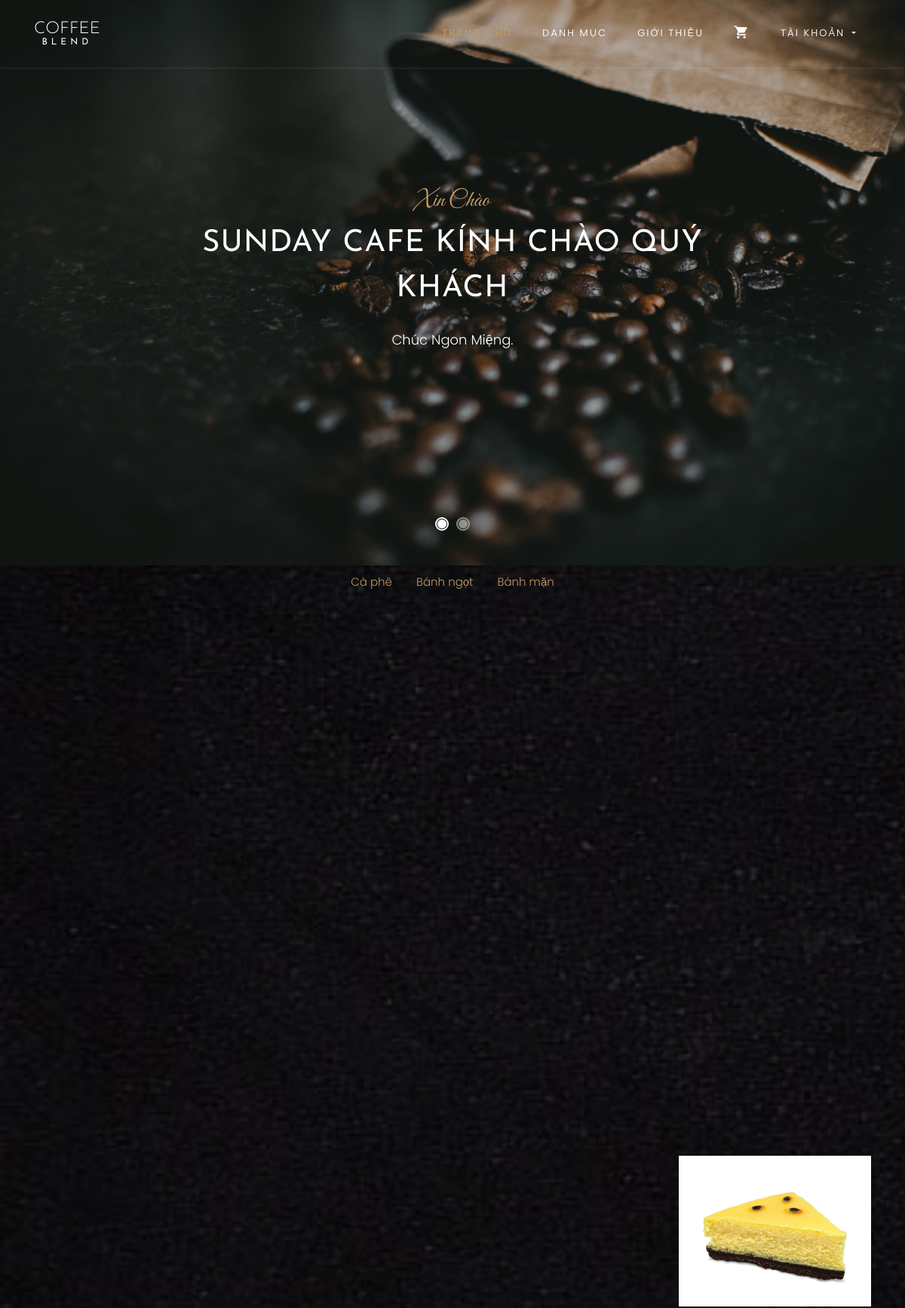
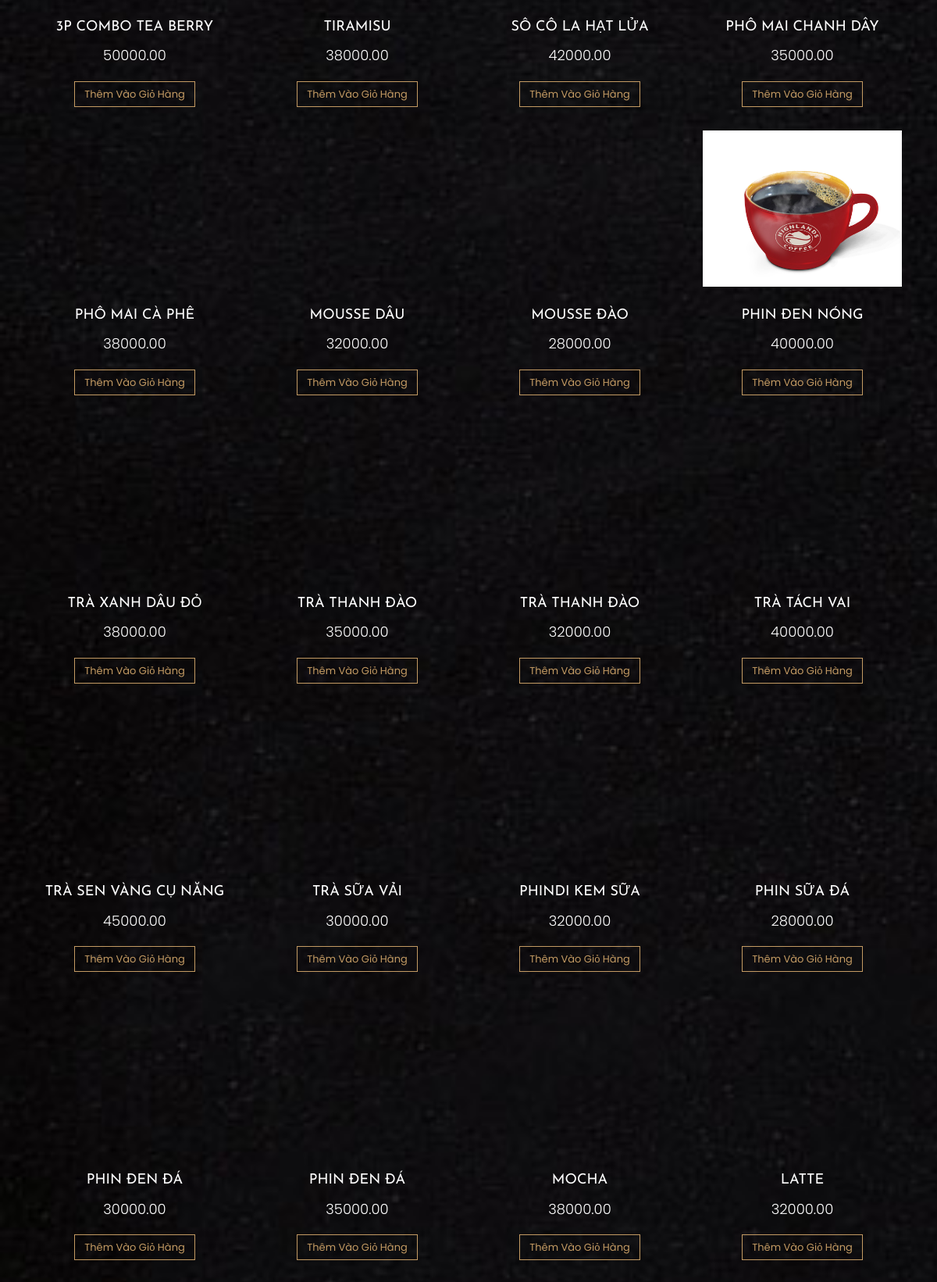
The page / (upper part) on the database its author committed (2 pictures, top to bottom).
### tables this page shows
CREATE TABLE `category` (
  `id` int(11) NOT NULL,
  `name` varchar(255) NOT NULL
);

CREATE TABLE `product` (
  `id` int(11) NOT NULL,
  `image` varchar(255) DEFAULT NULL,
  `name` varchar(255) NOT NULL,
  `category_id` int(11) DEFAULT NULL,
  `description` text DEFAULT NULL,
  `quantity` int(11) DEFAULT NULL,
  `price` decimal(10,2) DEFAULT NULL,
  `is_bestseller` tinyint(1) DEFAULT 0
);

### index.php (the view, shortened to what this page needs)
<?php
require_once 'database/connect.php';
?>
<!DOCTYPE html>
<html lang="en">
  <head>
    <link rel="stylesheet" href="css/open-iconic-bootstrap.min.css">
    <link rel="stylesheet" href="css/animate.css">
    <link rel="stylesheet" href="css/owl.carousel.min.css">
    <link rel="stylesheet" href="css/owl.theme.default.min.css">
    <link rel="stylesheet" href="css/magnific-popup.css">
    <link rel="stylesheet" href="css/aos.css">
    <link rel="stylesheet" href="css/ionicons.min.css">
    <link rel="stylesheet" href="css/bootstrap-datepicker.css">
    <link rel="stylesheet" href="css/jquery.timepicker.css">
    <link rel="stylesheet" href="css/flaticon.css">
    <link rel="stylesheet" href="css/icomoon.css">
    <link rel="stylesheet" href="css/style.css">
  </head>
  <body>
  	<nav class="navbar navbar-expand-lg navbar-dark ftco_navbar bg-dark ftco-navbar-light" id="ftco-navbar">
	    <div class="container">
	      <a class="navbar-brand" href="index.php">Coffee<small>Blend</small></a>
	      <div class="collapse navbar-collapse" id="ftco-nav">
	        <ul class="navbar-nav ml-auto">
	          <li class="nav-item active"><a href="index.php" class="nav-link">Trang chủ</a></li>
	          <li class="nav-item"><a href="menu.php" class="nav-link">Danh Mục</a></li>
	          <li class="nav-item"><a href="about.php" class="nav-link">Giới Thiệu</a></li>
	          <li class="nav-item cart"><a href="cart.php" class="nav-link"><span class="icon icon-shopping_cart"></span></a></li>
            <li class="nav-item dropdown">
    <a class="nav-link dropdown-toggle" href="room.html" id="dropdown04" data-toggle="dropdown" aria-haspopup="true" aria-expanded="false">
        <?php
        if (isset($_SESSION['username'])) {
            echo $_SESSION['username'];
        } else {
            echo 'Tài khoản';
        }
        ?>
    </a>
			</ul>
	      </div>
		  </div>
	  </nav>
    <section class="home-slider owl-carousel">
      <div class="slider-item" style="background-image: url(images/bg_1.jpg);">
      	<div class="overlay"></div>
        <div class="container">
          <div class="row slider-text justify-content-center align-items-center" data-scrollax-parent="true">
            <div class="col-md-8 col-sm-12 text-center ftco-animate">
            	<span class="subheading">Xin Chào</span>
              <h1 class="mb-4">SunDay Cafe Kính Chào Quý Khách</h1>
              <p class="mb-4 mb-md-5">Chúc Ngon Miệng.</p>
            </div>
          </div>
        </div>
      </div>
    </section>
	<div class="col-md-12 ftco-animate">
    <div class="nav ftco-animate nav-pills justify-content-center" id="v-pills-tab" role="tablist" aria-orientation="vertical">
        <?php
        $sql_categories = "SELECT * FROM category";
        $result_categories = $conn->query($sql_categories);
        if ($result_categories->num_rows > 0) {
            while ($row_category = $result_categories->fetch_assoc()) {
                echo '<a class="nav-link" id="v-pills-' . $row_category["id"] . '-tab" data-toggle="pill" href="#v-pills-' . $row_category["id"] . '" role="tab" aria-controls="v-pills-' . $row_category["id"] . '" aria-selected="false">' . $row_category["name"] . '</a>';
            }
        } else {
            echo 'Không có danh mục nào.';
        }
        ?>
    </div>
</div>
<div class="col-md-12">
</div>
			<section class="ftco-section">
			<div class="container">
				<div class="row justify-content-center mb-5 pb-3">
				</div>
				<div class="row">
					<?php
					$sql = "SELECT * FROM product ORDER BY id DESC LIMIT 33";
					$result = $conn->query($sql);
            if ($result->num_rows > 0) {
              while ($row = $result->fetch_assoc()) {
                  echo '<div class="col-md-3">';
                  echo '<div class="menu-entry">';
                  echo '<a href="#" class="img" style="background-image: url(\'anhsanpham/' . $row["image"] . '\');"></a>';
                  echo '<div class="text text-center pt-4">';
                  echo '<h3><a href="#">' . $row["name"] . '</a></h3>';
                  echo '<p class="price"><span>' . $row["price"] . '</span></p>';
                  echo '<form method="post" action="index.php">';
                  echo '<p><button type="submit" class="btn btn-primary btn-outline-primary" name="add_to_cart">Thêm Vào Giỏ Hàng</button></p>';
                  echo '</form>';
                  echo '</div>';
                  echo '</div>';
                  echo '</div>';
              }
          } else {
              echo "Không có sản phẩm nào.";
          }
					?>
				</div>
			</div>
		</section>
  </body>
</html>

### css/icomoon.css (style rules this page uses)
[class^="icon-"], [class*=" icon-"] { font-family: 'icomoon' !important; speak: none; font-style: normal; font-weight: normal; font-variant: normal; text-transform: none; line-height: 1; -webkit-font-smoothing: antialiased; -moz-osx-font-smoothing: grayscale; }
.icon-shopping_cart:before { content: "\e8cc"; }

### rows shown on the page
category: name "Cà phê"
category: name "Bánh ngọt"
category: name "Bánh mặn"
product: name "3P COMBO TEA BERRY", price "50000.00"
product: name "TIRAMISU", price "38000.00"
product: name "SÔ CÔ LA HẠT LỬA", price "42000.00"
product: image (picture), name "PHÔ MAI CHANH DÂY", price "35000.00"
product: name "PHÔ MAI CÀ PHÊ", price "38000.00"
product: name "MOUSSE DÂU", price "32000.00"
product: name "MOUSSE ĐÀO", price "28000.00"
product: image (picture), name "PHIN ĐEN NÓNG", price "40000.00"
product: name "TRÀ XANH DÂU ĐỎ", price "38000.00"
product: name "TRÀ THANH ĐÀO", price "35000.00"
product: name "TRÀ THANH ĐÀO", price "32000.00"
product: name "TRÀ TÁCH VAI", price "40000.00"
product: name "TRÀ SEN VÀNG CỤ NĂNG", price "45000.00"
product: name "TRÀ SỮA VẢI", price "30000.00"
product: name "PHINDI KEM SỮA", price "32000.00"
product: name "PHIN SỮA ĐÁ", price "28000.00"
product: name "PHIN ĐEN ĐÁ", price "30000.00"
product: name "PHIN ĐEN ĐÁ", price "35000.00"
product: name "MOCHA", price "38000.00"
product: name "LATTE", price "32000.00"
